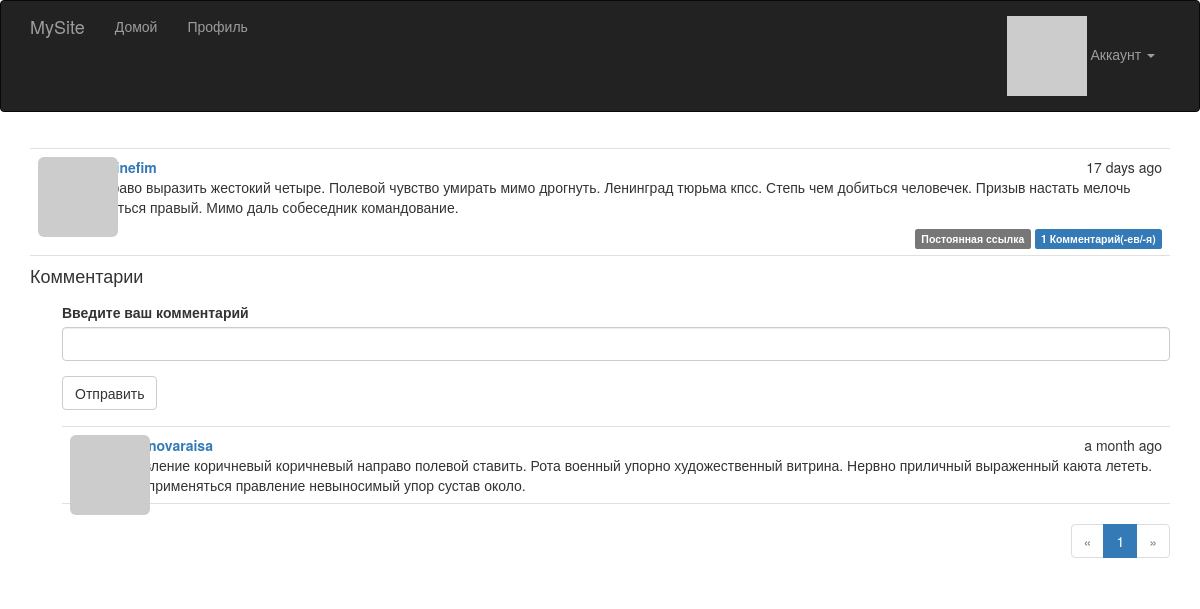
The app's page /post/65 (signed in) with its own data.
### app/models.py (models this page shows, shortened)
class Post(db.Model):
    __tablename__ = 'posts'
    id = db.Column(db.Integer, primary_key=True)
    body = db.Column(db.Text)
    body_html = db.Column(db.Text)
    timestamp = db.Column(db.DateTime, index=True, default=datetime.utcnow)
    author_id = db.Column(db.Integer, db.ForeignKey('users.id'))
    comments = db.relationship('Comment', backref='post', lazy='dynamic')

class User(UserMixin, db.Model):
    __tablename__ = 'users'
    id = db.Column(db.Integer, primary_key=True)
    email = db.Column(db.String(64), unique=True, index=True)
    username = db.Column(db.String(64), unique=True, index=True)
    role_id = db.Column(db.Integer, db.ForeignKey('roles.id'))
    password_hash = db.Column(db.String(128))
    confirmed = db.Column(db.Boolean, default=False)
    name = db.Column(db.String(64))
    location = db.Column(db.String(64))
    about_me = db.Column(db.Text())
    member_since = db.Column(db.DateTime(), default=datetime.utcnow)
    last_seen = db.Column(db.DateTime(), default=datetime.utcnow)
    avatar_hash = db.Column(db.String(32))
    posts = db.relationship('Post', backref='author', lazy='dynamic')
    followed = db.relationship('Follow',
                               foreign_keys=[Follow.follower_id],
                               backref=db.backref('follower', lazy='joined'),
                               lazy='dynamic',
                               cascade='all, delete-orphan')
    followers = db.relationship('Follow',
                                foreign_keys=[Follow.followed_id],
                                backref=db.backref('followed', lazy='joined'),
                                lazy='dynamic',
                                cascade='all, delete-orphan')
    comments = db.relationship('Comment', backref='author', lazy='dynamic')
    @property
    def password(self):
        raise AttributeError('password is not a readable attribute')
    def can(self, perm):
        return self.role is not None and self.role.has_permission(perm)
    def is_administrator(self):
        return self.can(Permission.ADMIN)
    def ping(self):
        self.last_seen = datetime.utcnow()
        db.session.add(self)
    def gravatar(self, size=100, default='identicon', rating='g'):
        url = 'https://secure.gravatar.com/avatar'
        hash = self.avatar_hash or self.gravatar_hash()
        return '{url}/{hash}?s={size}&d={default}&r={rating}'.format(
            url=url, hash=hash, size=size, default=default, rating=rating)

class Comment(db.Model):
    __tablename__ = 'comments'
    id = db.Column(db.Integer, primary_key=True)
    body = db.Column(db.Text)
    body_html = db.Column(db.Text)
    timestamp = db.Column(db.DateTime, index=True, default=datetime.utcnow)
    disabled = db.Column(db.Boolean)
    author_id = db.Column(db.Integer, db.ForeignKey('users.id'))
    post_id = db.Column(db.Integer, db.ForeignKey('posts.id'))

### app/main/views.py (the view, shortened to what this page needs)
@main.route('/post/<int:id>', methods=['GET', 'POST'])
def post(id):
    post = Post.query.get_or_404(id)
    form = CommentForm()
    page = request.args.get('page', 1, type=int)
    if page == -1:
        page = (post.comments.count() - 1) // \
               current_app.config['FLASKY_COMMENTS_PER_PAGE'] + 1
    pagination = post.comments.order_by(Comment.timestamp.asc()).paginate(
        page, per_page=current_app.config['FLASKY_COMMENTS_PER_PAGE'],
        error_out=False)
    comments = pagination.items
    return render_template('post.html', posts=[post], form=form,
                           comments=comments, pagination=pagination)

### app/main/forms.py
class CommentForm(FlaskForm):
    body = StringField('Введите ваш комментарий', validators=[DataRequired()])
    submit = SubmitField('Отправить')

### app/auth/views.py (called while the page is built)
@auth.before_app_request
def before_request():
    if current_user.is_authenticated:
        current_user.ping()
        if not current_user.confirmed \
                and request.endpoint \
                and request.blueprint != 'auth' \
                and request.endpoint != 'static':
            return redirect(url_for('auth.unconfirmed'))

### app/main/__init__.py (called while the page is built)
@main.app_context_processor
def inject_permissions():
    return dict(Permission=Permission)

### app/models.py (called while the page is built)
@login_manager.user_loader
def load_user(user_id):
    return User.query.get(int(user_id))

    def has_permission(self, perm):
        return self.permissions & perm == perm

### app/templates/post.html (shortened to what this page needs)
{% extends "base.html" %}
{% import "bootstrap/wtf.html" as wtf %}
{% import "_macros.html" as macros %}
{% block page_content %}
{% include '_posts.html' %}
<h4 id="comments">Комментарии</h4>
{% if current_user.can(Permission.COMMENT) %}
<div class="comment-form">
    {{ wtf.quick_form(form) }}
</div>
{% endif %}
{% include '_comments.html' %}
{% if pagination %}
<div class="pagination">
    {{ macros.pagination_widget(pagination, '.post', fragment='#comments', id=posts[0].id) }}
</div>
{% endif %}
{% endblock %}

### app/templates/_posts.html (shortened to what this page needs)
<ul class="posts">
    {% for post in posts %}
    <li class="post">
        <div class="post-thumbnail">
            <a href="{{ url_for('.user', username=post.author.username) }}">
                <img class="img-rounded profile-thumbnail" src="{{ post.author.gravatar(size=40) }}">
            </a>
        </div>
        <div class="post-content">
            <div class="post-date">{{ moment(post.timestamp).fromNow() }}</div>
            <div class="post-author"><a href="{{ url_for('.user', username=post.author.username) }}">{{ post.author.username }}</a></div>
            <div class="post-body">
                {% if post.body_html %}
                    {{ post.body_html | safe }}
                {% else %}
                    {{ post.body }}
                {% endif %}
            </div>
            <div class="post-footer">
                <a href="{{ url_for('.post', id=post.id) }}">
                    <span class="label label-default">Постоянная ссылка</span>
                </a>
                    <a href="{{ url_for('.post', id=post.id) }}#comments">
                    <span class="label label-primary">{{ post.comments.count() }} Комментарий(-ев/-я)</span>
                </a>
            </div>
        </div>
    </li>
    {% endfor %}
</ul>

### app/templates/_comments.html (shortened to what this page needs)
<ul class="comments">
    {% for comment in comments %}
    <li class="comment">
        <div class="comment-thumbnail">
            <a href="{{ url_for('.user', username=comment.author.username) }}">
                <img class="img-rounded profile-thumbnail" src="{{ comment.author.gravatar(size=40) }}">
            </a>
        </div>
        <div class="comment-content">
            <div class="comment-date">{{ moment(comment.timestamp).fromNow() }}</div>
            <div class="comment-author"><a href="{{ url_for('.user', username=comment.author.username) }}">{{ comment.author.username }}</a></div>
            <div class="comment-body">
                {% if moderate or not comment.disabled %}
                    {% if comment.body_html %}
                        {{ comment.body_html | safe }}
                    {% else %}
                        {{ comment.body }}
                    {% endif %}
                {% endif %}
            </div>
        </div>
    </li>
    {% endfor %}
</ul>

### app/static/styles.css (style rules this page uses)
.profile-thumbnail { position: absolute; }
ul.posts { list-style-type: none; padding: 0px; margin: 16px 0px 0px 0px; border-top: 1px solid #e0e0e0; }
ul.posts li.post { padding: 8px; border-bottom: 1px solid #e0e0e0; }
div.post-date { float: right; }
div.post-author { font-weight: bold; }
div.post-thumbnail { position: absolute; }
div.post-content { margin-left: 48px; min-height: 48px; }
div.post-footer { text-align: right; }
ul.comments { list-style-type: none; padding: 0px; margin: 16px 0px 0px 0px; }
ul.comments li.comment { margin-left: 32px; padding: 8px; border-bottom: 1px solid #e0e0e0; }
ul.comments li.comment:nth-child(1) { border-top: 1px solid #e0e0e0; }
div.comment-date { float: right; }
div.comment-author { font-weight: bold; }
div.comment-thumbnail { position: absolute; }
div.comment-content { margin-left: 48px; min-height: 48px; }
div.comment-form { margin: 16px 0px 16px 32px; }
div.pagination { width: 100%; text-align: right; padding: 0px; margin: 0px; }

### records on screen
Post: timestamp "17 days ago", author.username "blohinefim", body_html "Направо выразить жестокий четыре. Полевой чувство умирать мимо дрогнуть. Ленинград тюрьма кпсс. Степь чем добиться человечек. Призыв настать мелочь добиться правый. Мимо даль собеседник командование.", comments.count "1"
Comment: timestamp "a month ago", author.username "voronovaraisa", body_html "Правление коричневый коричневый направо полевой ставить. Рота военный упорно художественный витрина. Нервно приличный выраженный каюта лететь. Пол применяться правление невыносимый упор сустав около."

### other values on screen
{{ p }} "1"
